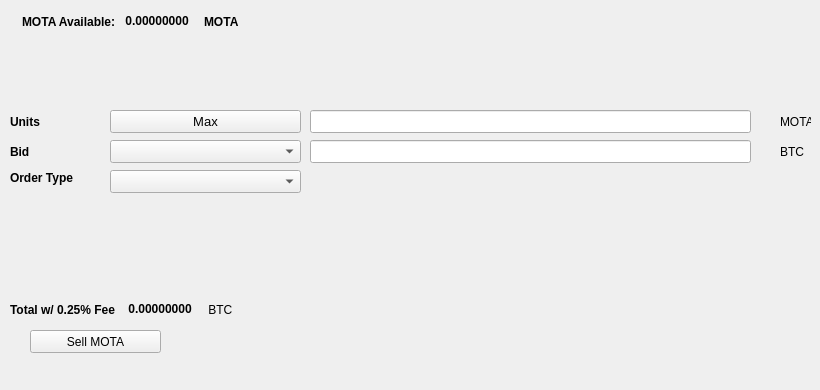
   <widget class="QWidget" name="SellTab">
    <attribute name="title">
     <string>Sell</string>
    </attribute>
    <widget class="QLabel" name="label_16">
     <property name="geometry">
      <rect>
       <x>780</x>
       <y>140</y>
       <width>31</width>
       <height>23</height>
      </rect>
     </property>
     <property name="text">
      <string>BTC</string>
     </property>
    </widget>
    <widget class="QComboBox" name="SellBidcomboBox">
     <property name="geometry">
      <rect>
       <x>110</x>
       <y>140</y>
       <width>191</width>
       <height>23</height>
      </rect>
     </property>
     <property name="font">
      <font>
       <pointsize>10</pointsize>
      </font>
     </property>
    </widget>
    <widget class="QLabel" name="label_18">
     <property name="geometry">
      <rect>
       <x>10</x>
       <y>110</y>
       <width>46</width>
       <height>23</height>
      </rect>
     </property>
     <property name="font">
      <font>
       <weight>75</weight>
       <bold>true</bold>
      </font>
     </property>
     <property name="text">
      <string>Units</string>
     </property>
    </widget>
    <widget class="QPushButton" name="Sell_Max_Amount">
     <property name="geometry">
      <rect>
       <x>110</x>
       <y>110</y>
       <width>191</width>
       <height>23</height>
      </rect>
     </property>
     <property name="font">
      <font>
       <pointsize>10</pointsize>
      </font>
     </property>
     <property name="text">
      <string>Max</string>
     </property>
    </widget>
    <widget class="QLabel" name="label_20">
     <property name="geometry">
      <rect>
       <x>10</x>
       <y>170</y>
       <width>91</width>
       <height>16</height>
      </rect>
     </property>
     <property name="font">
      <font>
       <weight>75</weight>
       <bold>true</bold>
      </font>
     </property>
     <property name="text">
      <string>Order Type</string>
     </property>
    </widget>
    <widget class="QComboBox" name="SellOrdertypeCombo">
     <property name="geometry">
      <rect>
       <x>110</x>
       <y>170</y>
       <width>191</width>
       <height>23</height>
      </rect>
     </property>
     <property name="font">
      <font>
       <pointsize>10</pointsize>
      </font>
     </property>
    </widget>
    <widget class="QLabel" name="label_21">
     <property name="geometry">
      <rect>
       <x>10</x>
       <y>140</y>
       <width>46</width>
       <height>23</height>
      </rect>
     </property>
     <property name="font">
      <font>
       <weight>75</weight>
       <bold>true</bold>
      </font>
     </property>
     <property name="text">
      <string>Bid</string>
     </property>
    </widget>
    <widget class="QLabel" name="label_22">
     <property name="geometry">
      <rect>
       <x>780</x>
       <y>110</y>
       <width>31</width>
       <height>23</height>
      </rect>
     </property>
     <property name="text">
      <string>MOTA</string>
     </property>
    </widget>
    <widget class="QLineEdit" name="UnitsInputMOTA">
     <property name="geometry">
      <rect>
       <x>310</x>
       <y>110</y>
       <width>441</width>
       <height>23</height>
      </rect>
     </property>
     <property name="font">
      <font>
       <pointsize>9</pointsize>
       <weight>75</weight>
       <bold>true</bold>
      </font>
     </property>
    </widget>
    <widget class="QLineEdit" name="SellBidPriceEdit">
     <property name="geometry">
      <rect>
       <x>310</x>
       <y>140</y>
       <width>441</width>
       <height>23</height>
      </rect>
     </property>
     <property name="font">
      <font>
       <pointsize>9</pointsize>
       <weight>75</weight>
       <bold>true</bold>
      </font>
     </property>
    </widget>
    <widget class="QPushButton" name="SellMOTABTN">
     <property name="geometry">
      <rect>
       <x>30</x>
       <y>330</y>
       <width>131</width>
       <height>23</height>
      </rect>
     </property>
     <property name="text">
      <string>Sell MOTA</string>
     </property>
     <property name="icon">
      <iconset resource="../mota">
       <normaloff>:/icons/bitcoin</normaloff>:/icons/bitcoin</iconset>
     </property>
    </widget>
    <widget class="QWidget" name="layoutWidget3">
     <property name="geometry">
      <rect>
       <x>22</x>
       <y>12</y>
       <width>258</width>
       <height>19</height>
      </rect>
     </property>
     <layout class="QHBoxLayout" name="horizontalLayout">
      <item>
       <widget class="QLabel" name="label232_2">
        <property name="font">
         <font>
          <weight>75</weight>
          <bold>true</bold>
         </font>
        </property>
        <property name="text">
         <string>MOTA Available:</string>
        </property>
       </widget>
      </item>
      <item>
       <widget class="QLabel" name="MOTAAvailableLabel">
        <property name="palette">
         <palette>
          <active>
           <colorrole role="WindowText">
            <brush brushstyle="SolidPattern">
             <color alpha="255">
              <red>0</red>
              <green>0</green>
              <blue>0</blue>
             </color>
            </brush>
           </colorrole>
           <colorrole role="Button">
            <brush brushstyle="SolidPattern">
             <color alpha="255">
              <red>0</red>
              <green>170</green>
              <blue>0</blue>
             </color>
            </brush>
           </colorrole>
           <colorrole role="Light">
            <brush brushstyle="SolidPattern">
             <color alpha="255">
              <red>0</red>
              <green>255</green>
              <blue>0</blue>
             </color>
            </brush>
           </colorrole>
           <colorrole role="Midlight">
            <brush brushstyle="SolidPattern">
             <color alpha="255">
              <red>0</red>
              <green>212</green>
              <blue>0</blue>
             </color>
            </brush>
           </colorrole>
           <colorrole role="Dark">
            <brush brushstyle="SolidPattern">
             <color alpha="255">
              <red>0</red>
              <green>85</green>
              <blue>0</blue>
             </color>
            </brush>
           </colorrole>
           <colorrole role="Mid">
            <brush brushstyle="SolidPattern">
             <color alpha="255">
              <red>0</red>
              <green>113</green>
              <blue>0</blue>
             </color>
            </brush>
           </colorrole>
           <colorrole role="Text">
            <brush brushstyle="SolidPattern">
             <color alpha="255">
              <red>0</red>
              <green>170</green>
              <blue>0</blue>
             </color>
            </brush>
           </colorrole>
           <colorrole role="BrightText">
            <brush brushstyle="SolidPattern">
             <color alpha="255">
              <red>255</red>
              <green>255</green>
              <blue>255</blue>
             </color>
            </brush>
           </colorrole>
           <colorrole role="ButtonText">
            <brush brushstyle="SolidPattern">
             <color alpha="255">
              <red>0</red>
              <green>0</green>
              <blue>0</blue>
             </color>
            </brush>
           </colorrole>
           <colorrole role="Base">
            <brush brushstyle="SolidPattern">
             <color alpha="255">
              <red>255</red>
              <green>255</green>
              <blue>255</blue>
             </color>
            </brush>
           </colorrole>
           <colorrole role="Window">
            <brush brushstyle="SolidPattern">
             <color alpha="255">
              <red>0</red>
              <green>170</green>
              <blue>0</blue>
             </color>
            </brush>
           </colorrole>
           <colorrole role="Shadow">
            <brush brushstyle="SolidPattern">
             <color alpha="255">
              <red>0</red>
              <green>0</green>
              <blue>0</blue>
             </color>
            </brush>
           </colorrole>
           <colorrole role="AlternateBase">
            <brush brushstyle="SolidPattern">
             <color alpha="255">
              <red>127</red>
              <green>212</green>
              <blue>127</blue>
             </color>
            </brush>
           </colorrole>
           <colorrole role="ToolTipBase">
            <brush brushstyle="SolidPattern">
             <color alpha="255">
              <red>255</red>
              <green>255</green>
              <blue>220</blue>
             </color>
            </brush>
           </colorrole>
           <colorrole role="ToolTipText">
            <brush brushstyle="SolidPattern">
             <color alpha="255">
              <red>0</red>
              <green>0</green>
              <blue>0</blue>
             </color>
            </brush>
           </colorrole>
          </active>
          <inactive>
           <colorrole role="WindowText">
            <brush brushstyle="SolidPattern">
             <color alpha="255">
              <red>0</red>
              <green>0</green>
              <blue>0</blue>
             </color>
            </brush>
           </colorrole>
           <colorrole role="Button">
            <brush brushstyle="SolidPattern">
             <color alpha="255">
              <red>0</red>
              <green>170</green>
              <blue>0</blue>
             </color>
            </brush>
           </colorrole>
           <colorrole role="Light">
            <brush brushstyle="SolidPattern">
             <color alpha="255">
              <red>0</red>
              <green>255</green>
              <blue>0</blue>
             </color>
            </brush>
           </colorrole>
           <colorrole role="Midlight">
            <brush brushstyle="SolidPattern">
             <color alpha="255">
              <red>0</red>
              <green>212</green>
              <blue>0</blue>
             </color>
            </brush>
           </colorrole>
           <colorrole role="Dark">
            <brush brushstyle="SolidPattern">
             <color alpha="255">
              <red>0</red>
              <green>85</green>
              <blue>0</blue>
             </color>
            </brush>
           </colorrole>
           <colorrole role="Mid">
            <brush brushstyle="SolidPattern">
             <color alpha="255">
              <red>0</red>
              <green>113</green>
              <blue>0</blue>
             </color>
            </brush>
           </colorrole>
           <colorrole role="Text">
            <brush brushstyle="SolidPattern">
             <color alpha="255">
              <red>0</red>
              <green>170</green>
              <blue>0</blue>
             </color>
            </brush>
           </colorrole>
           <colorrole role="BrightText">
            <brush brushstyle="SolidPattern">
             <color alpha="255">
              <red>255</red>
              <green>255</green>
              <blue>255</blue>
             </color>
            </brush>
           </colorrole>
           <colorrole role="ButtonText">
            <brush brushstyle="SolidPattern">
             <color alpha="255">
              <red>0</red>
              <green>0</green>
              <blue>0</blue>
             </color>
            </brush>
           </colorrole>
           <colorrole role="Base">
            <brush brushstyle="SolidPattern">
             <color alpha="255">
              <red>255</red>
              <green>255</green>
              <blue>255</blue>
             </color>
            </brush>
           </colorrole>
           <colorrole role="Window">
            <brush brushstyle="SolidPattern">
             <color alpha="255">
              <red>0</red>
              <green>170</green>
              <blue>0</blue>
             </color>
            </brush>
           </colorrole>
           <colorrole role="Shadow">
            <brush brushstyle="SolidPattern">
             <color alpha="255">
              <red>0</red>
              <green>0</green>
              <blue>0</blue>
             </color>
            </brush>
           </colorrole>
           <colorrole role="AlternateBase">
            <brush brushstyle="SolidPattern">
             <color alpha="255">
              <red>127</red>
              <green>212</green>
              <blue>127</blue>
             </color>
            </brush>
           </colorrole>
           <colorrole role="ToolTipBase">
            <brush brushstyle="SolidPattern">
             <color alpha="255">
              <red>255</red>
              <green>255</green>
              <blue>220</blue>
             </color>
            </brush>
           </colorrole>
           <colorrole role="ToolTipText">
            <brush brushstyle="SolidPattern">
             <color alpha="255">
              <red>0</red>
              <green>0</green>
              <blue>0</blue>
             </color>
            </brush>
           </colorrole>
          </inactive>
          <disabled>
           <colorrole role="WindowText">
            <brush brushstyle="SolidPattern">
             <color alpha="255">
              <red>0</red>
              <green>85</green>
              <blue>0</blue>
             </color>
            </brush>
           </colorrole>
           <colorrole role="Button">
            <brush brushstyle="SolidPattern">
             <color alpha="255">
              <red>0</red>
              <green>170</green>
              <blue>0</blue>
             </color>
            </brush>
           </colorrole>
           <colorrole role="Light">
            <brush brushstyle="SolidPattern">
             <color alpha="255">
              <red>0</red>
              <green>255</green>
              <blue>0</blue>
             </color>
            </brush>
           </colorrole>
           <colorrole role="Midlight">
            <brush brushstyle="SolidPattern">
             <color alpha="255">
              <red>0</red>
              <green>212</green>
              <blue>0</blue>
             </color>
            </brush>
           </colorrole>
           <colorrole role="Dark">
            <brush brushstyle="SolidPattern">
             <color alpha="255">
              <red>0</red>
              <green>85</green>
              <blue>0</blue>
             </color>
            </brush>
           </colorrole>
           <colorrole role="Mid">
            <brush brushstyle="SolidPattern">
             <color alpha="255">
              <red>0</red>
              <green>113</green>
              <blue>0</blue>
             </color>
            </brush>
           </colorrole>
           <colorrole role="Text">
            <brush brushstyle="SolidPattern">
             <color alpha="255">
              <red>0</red>
              <green>85</green>
              <blue>0</blue>
             </color>
            </brush>
           </colorrole>
           <colorrole role="BrightText">
            <brush brushstyle="SolidPattern">
             <color alpha="255">
              <red>255</red>
              <green>255</green>
              <blue>255</blue>
             </color>
            </brush>
           </colorrole>
           <colorrole role="ButtonText">
            <brush brushstyle="SolidPattern">
             <color alpha="255">
              <red>0</red>
              <green>85</green>
              <blue>0</blue>
             </color>
            </brush>
           </colorrole>
           <colorrole role="Base">
            <brush brushstyle="SolidPattern">
             <color alpha="255">
              <red>0</red>
              <green>170</green>
              <blue>0</blue>
             </color>
            </brush>
           </colorrole>
           <colorrole role="Window">
            <brush brushstyle="SolidPattern">
             <color alpha="255">
              <red>0</red>
              <green>170</green>
              <blue>0</blue>
             </color>
            </brush>
           </colorrole>
           <colorrole role="Shadow">
            <brush brushstyle="SolidPattern">
             <color alpha="255">
              <red>0</red>
              <green>0</green>
              <blue>0</blue>
             </color>
            </brush>
           </colorrole>
           <colorrole role="AlternateBase">
            <brush brushstyle="SolidPattern">
             <color alpha="255">
              <red>0</red>
              <green>170</green>
              <blue>0</blue>
             </color>
            </brush>
           </colorrole>
           <colorrole role="ToolTipBase">
            <brush brushstyle="SolidPattern">
             <color alpha="255">
              <red>255</red>
              <green>255</green>
              <blue>220</blue>
             </color>
            </brush>
           </colorrole>
           <colorrole role="ToolTipText">
            <brush brushstyle="SolidPattern">
             <color alpha="255">
              <red>0</red>
              <green>0</green>
              <blue>0</blue>
             </color>
            </brush>
           </colorrole>
          </disabled>
         </palette>
        </property>
        <property name="font">
         <font>
          <weight>75</weight>
          <bold>true</bold>
         </font>
        </property>
        <property name="text">
         <string> 0.00000000 </string>
        </property>
        <property name="textInteractionFlags">
         <set>Qt::LinksAccessibleByMouse|Qt::TextSelectableByKeyboard|Qt::TextSelectableByMouse</set>
        </property>
       </widget>
      </item>
      <item>
       <widget class="QLabel" name="labelMOTA">
        <property name="font">
         <font>
          <weight>75</weight>
          <bold>true</bold>
         </font>
        </property>
        <property name="text">
         <string>MOTA</string>
        </property>
       </widget>
      </item>
     </layout>
    </widget>
    <widget class="QWidget" name="layoutWidget">
     <property name="geometry">
      <rect>
       <x>10</x>
       <y>300</y>
       <width>268</width>
       <height>19</height>
      </rect>
     </property>
     <layout class="QHBoxLayout" name="horizontalLayout_2">
      <item>
       <widget class="QLabel" name="label_19">
        <property name="font">
         <font>
          <weight>75</weight>
          <bold>true</bold>
         </font>
        </property>
        <property name="text">
         <string>Total w/ 0.25% Fee </string>
        </property>
       </widget>
      </item>
      <item>
       <widget class="QLabel" name="SellCostLabel">
        <property name="palette">
         <palette>
          <active>
           <colorrole role="WindowText">
            <brush brushstyle="SolidPattern">
             <color alpha="255">
              <red>0</red>
              <green>0</green>
              <blue>0</blue>
             </color>
            </brush>
           </colorrole>
           <colorrole role="Button">
            <brush brushstyle="SolidPattern">
             <color alpha="255">
              <red>0</red>
              <green>170</green>
              <blue>0</blue>
             </color>
            </brush>
           </colorrole>
           <colorrole role="Light">
            <brush brushstyle="SolidPattern">
             <color alpha="255">
              <red>0</red>
              <green>255</green>
              <blue>0</blue>
             </color>
            </brush>
           </colorrole>
           <colorrole role="Midlight">
            <brush brushstyle="SolidPattern">
             <color alpha="255">
              <red>0</red>
              <green>212</green>
              <blue>0</blue>
             </color>
            </brush>
           </colorrole>
           <colorrole role="Dark">
            <brush brushstyle="SolidPattern">
             <color alpha="255">
              <red>0</red>
              <green>85</green>
              <blue>0</blue>
             </color>
            </brush>
           </colorrole>
           <colorrole role="Mid">
            <brush brushstyle="SolidPattern">
             <color alpha="255">
              <red>0</red>
              <green>113</green>
              <blue>0</blue>
             </color>
            </brush>
           </colorrole>
           <colorrole role="Text">
            <brush brushstyle="SolidPattern">
             <color alpha="255">
              <red>0</red>
              <green>170</green>
              <blue>0</blue>
             </color>
            </brush>
           </colorrole>
           <colorrole role="BrightText">
            <brush brushstyle="SolidPattern">
             <color alpha="255">
              <red>255</red>
              <green>255</green>
              <blue>255</blue>
             </color>
            </brush>
           </colorrole>
           <colorrole role="ButtonText">
            <brush brushstyle="SolidPattern">
             <color alpha="255">
              <red>0</red>
              <green>0</green>
              <blue>0</blue>
             </color>
            </brush>
           </colorrole>
           <colorrole role="Base">
            <brush brushstyle="SolidPattern">
             <color alpha="255">
              <red>255</red>
              <green>255</green>
              <blue>255</blue>
             </color>
            </brush>
           </colorrole>
           <colorrole role="Window">
            <brush brushstyle="SolidPattern">
             <color alpha="255">
              <red>0</red>
              <green>170</green>
              <blue>0</blue>
             </color>
            </brush>
           </colorrole>
           <colorrole role="Shadow">
            <brush brushstyle="SolidPattern">
             <color alpha="255">
              <red>0</red>
              <green>0</green>
              <blue>0</blue>
             </color>
            </brush>
           </colorrole>
           <colorrole role="AlternateBase">
            <brush brushstyle="SolidPattern">
             <color alpha="255">
              <red>127</red>
              <green>212</green>
              <blue>127</blue>
             </color>
            </brush>
           </colorrole>
           <colorrole role="ToolTipBase">
            <brush brushstyle="SolidPattern">
             <color alpha="255">
              <red>255</red>
              <green>255</green>
              <blue>220</blue>
             </color>
            </brush>
           </colorrole>
           <colorrole role="ToolTipText">
            <brush brushstyle="SolidPattern">
             <color alpha="255">
              <red>0</red>
              <green>0</green>
              <blue>0</blue>
             </color>
            </brush>
           </colorrole>
          </active>
          <inactive>
           <colorrole role="WindowText">
            <brush brushstyle="SolidPattern">
             <color alpha="255">
              <red>0</red>
              <green>0</green>
              <blue>0</blue>
             </color>
            </brush>
           </colorrole>
           <colorrole role="Button">
            <brush brushstyle="SolidPattern">
             <color alpha="255">
              <red>0</red>
              <green>170</green>
              <blue>0</blue>
             </color>
            </brush>
           </colorrole>
           <colorrole role="Light">
            <brush brushstyle="SolidPattern">
             <color alpha="255">
              <red>0</red>
              <green>255</green>
              <blue>0</blue>
             </color>
            </brush>
           </colorrole>
           <colorrole role="Midlight">
            <brush brushstyle="SolidPattern">
             <color alpha="255">
              <red>0</red>
              <green>212</green>
              <blue>0</blue>
             </color>
            </brush>
           </colorrole>
           <colorrole role="Dark">
            <brush brushstyle="SolidPattern">
             <color alpha="255">
              <red>0</red>
              <green>85</green>
              <blue>0</blue>
             </color>
            </brush>
           </colorrole>
           <colorrole role="Mid">
            <brush brushstyle="SolidPattern">
             <color alpha="255">
              <red>0</red>
              <green>113</green>
              <blue>0</blue>
             </color>
            </brush>
           </colorrole>
           <colorrole role="Text">
            <brush brushstyle="SolidPattern">
             <color alpha="255">
              <red>0</red>
              <green>170</green>
              <blue>0</blue>
             </color>
            </brush>
           </colorrole>
           <colorrole role="BrightText">
            <brush brushstyle="SolidPattern">
             <color alpha="255">
              <red>255</red>
              <green>255</green>
              <blue>255</blue>
             </color>
            </brush>
           </colorrole>
           <colorrole role="ButtonText">
            <brush brushstyle="SolidPattern">
             <color alpha="255">
              <red>0</red>
              <green>0</green>
              <blue>0</blue>
             </color>
            </brush>
           </colorrole>
           <colorrole role="Base">
            <brush brushstyle="SolidPattern">
             <color alpha="255">
              <red>255</red>
              <green>255</green>
              <blue>255</blue>
             </color>
            </brush>
           </colorrole>
           <colorrole role="Window">
            <brush brushstyle="SolidPattern">
             <color alpha="255">
              <red>0</red>
              <green>170</green>
              <blue>0</blue>
             </color>
            </brush>
           </colorrole>
           <colorrole role="Shadow">
            <brush brushstyle="SolidPattern">
             <color alpha="255">
              <red>0</red>
              <green>0</green>
              <blue>0</blue>
             </color>
            </brush>
           </colorrole>
           <colorrole role="AlternateBase">
            <brush brushstyle="SolidPattern">
             <color alpha="255">
              <red>127</red>
              <green>212</green>
              <blue>127</blue>
             </color>
            </brush>
           </colorrole>
           <colorrole role="ToolTipBase">
            <brush brushstyle="SolidPattern">
             <color alpha="255">
              <red>255</red>
              <green>255</green>
              <blue>220</blue>
             </color>
            </brush>
           </colorrole>
           <colorrole role="ToolTipText">
            <brush brushstyle="SolidPattern">
             <color alpha="255">
              <red>0</red>
              <green>0</green>
              <blue>0</blue>
             </color>
            </brush>
           </colorrole>
          </inactive>
          <disabled>
           <colorrole role="WindowText">
            <brush brushstyle="SolidPattern">
             <color alpha="255">
              <red>0</red>
              <green>85</green>
              <blue>0</blue>
             </color>
            </brush>
           </colorrole>
           <colorrole role="Button">
            <brush brushstyle="SolidPattern">
             <color alpha="255">
              <red>0</red>
              <green>170</green>
              <blue>0</blue>
             </color>
            </brush>
           </colorrole>
           <colorrole role="Light">
            <brush brushstyle="SolidPattern">
             <color alpha="255">
              <red>0</red>
              <green>255</green>
              <blue>0</blue>
             </color>
            </brush>
           </colorrole>
           <colorrole role="Midlight">
            <brush brushstyle="SolidPattern">
             <color alpha="255">
              <red>0</red>
              <green>212</green>
              <blue>0</blue>
             </color>
            </brush>
           </colorrole>
           <colorrole role="Dark">
            <brush brushstyle="SolidPattern">
             <color alpha="255">
              <red>0</red>
              <green>85</green>
              <blue>0</blue>
             </color>
            </brush>
           </colorrole>
           <colorrole role="Mid">
            <brush brushstyle="SolidPattern">
             <color alpha="255">
              <red>0</red>
              <green>113</green>
              <blue>0</blue>
             </color>
            </brush>
           </colorrole>
           <colorrole role="Text">
            <brush brushstyle="SolidPattern">
             <color alpha="255">
              <red>0</red>
              <green>85</green>
              <blue>0</blue>
             </color>
            </brush>
           </colorrole>
           <colorrole role="BrightText">
            <brush brushstyle="SolidPattern">
             <color alpha="255">
              <red>255</red>
              <green>255</green>
              <blue>255</blue>
             </color>
            </brush>
           </colorrole>
           <colorrole role="ButtonText">
            <brush brushstyle="SolidPattern">
             <color alpha="255">
              <red>0</red>
              <green>85</green>
              <blue>0</blue>
             </color>
            </brush>
           </colorrole>
           <colorrole role="Base">
            <brush brushstyle="SolidPattern">
             <color alpha="255">
              <red>0</red>
              <green>170</green>
              <blue>0</blue>
             </color>
            </brush>
           </colorrole>
           <colorrole role="Window">
            <brush brushstyle="SolidPattern">
             <color alpha="255">
              <red>0</red>
              <green>170</green>
              <blue>0</blue>
             </color>
            </brush>
           </colorrole>
           <colorrole role="Shadow">
            <brush brushstyle="SolidPattern">
             <color alpha="255">
              <red>0</red>
              <green>0</green>
              <blue>0</blue>
             </color>
            </brush>
           </colorrole>
           <colorrole role="AlternateBase">
            <brush brushstyle="SolidPattern">
             <color alpha="255">
              <red>0</red>
              <green>170</green>
              <blue>0</blue>
             </color>
            </brush>
           </colorrole>
           <colorrole role="ToolTipBase">
            <brush brushstyle="SolidPattern">
             <color alpha="255">
              <red>255</red>
              <green>255</green>
              <blue>220</blue>
             </color>
            </brush>
           </colorrole>
           <colorrole role="ToolTipText">
            <brush brushstyle="SolidPattern">
             <color alpha="255">
              <red>0</red>
              <green>0</green>
              <blue>0</blue>
             </color>
            </brush>
           </colorrole>
          </disabled>
         </palette>
        </property>
        <property name="font">
         <font>
          <weight>75</weight>
          <bold>true</bold>
         </font>
        </property>
        <property name="autoFillBackground">
         <bool>false</bool>
        </property>
        <property name="text">
         <string> 0.00000000</string>
        </property>
        <property name="textInteractionFlags">
         <set>Qt::LinksAccessibleByMouse|Qt::TextSelectableByMouse</set>
        </property>
       </widget>
      </item>
      <item>
       <widget class="QLabel" name="label_17">
        <property name="font">
         <font>
          <weight>50</weight>
          <bold>false</bold>
         </font>
        </property>
        <property name="text">
         <string> BTC</string>
        </property>
       </widget>
      </item>
     </layout>
    </widget>
    <widget class="QLabel" name="label_23">
     <property name="geometry">
      <rect>
       <x>460</x>
       <y>300</y>
       <width>281</width>
       <height>81</height>
      </rect>
     </property>
     <property name="text">
      <string/>
     </property>
     <property name="pixmap">
      <pixmap>:/images/bittrex</pixmap>
     </property>
    </widget>
   </widget>
